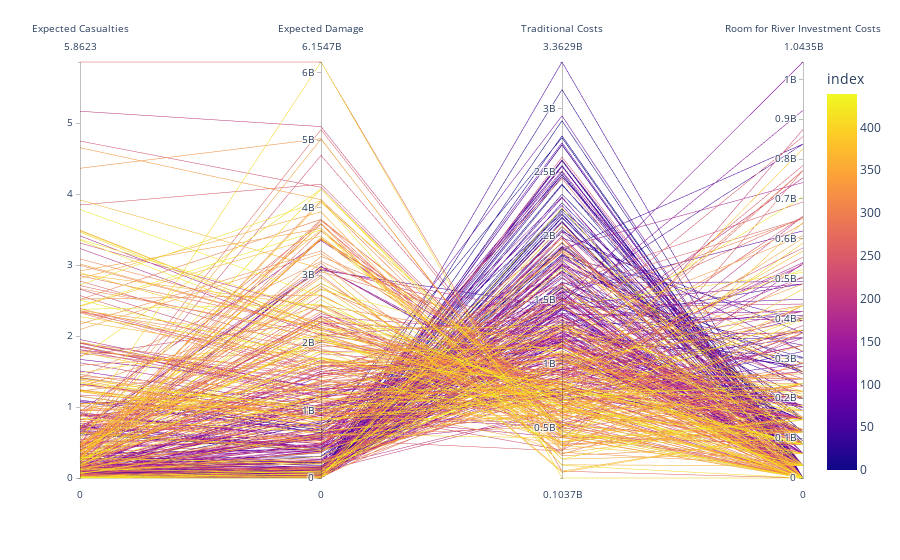

Notebook cell for this chart:
### Code cell
fig = px.parallel_coordinates(results_agg, dimensions=["Expected Casualties","Expected Damage", "Traditional Costs", "Room for River Investment Costs"], color = results_agg.index)
fig.update_layout(showlegend=False)
fig.show()

### Figure 1 — Plotly figure (JSON) as saved in the notebook; plotly's stock layout.template omitted (floating-point values rounded to 4 significant figures; data arrays with more than 128 entries replaced by an {"elided": "..."} marker saying what was removed)
{"data": [{"dimensions": [{"label": "Expected Casualties", "values": {"elided": "440 float values"}}, {"label": "Expected Damage", "values": {"elided": "440 float values"}}, {"label": "Traditional Costs", "values": {"elided": "440 float values"}}, {"label": "Room for River Investment Costs", "values": {"elided": "440 int values"}}], "domain": {"x": [0, 1], "y": [0, 1]}, "line": {"color": {"elided": "440 int values"}, "coloraxis": "coloraxis"}, "name": "", "type": "parcoords"}], "layout": {"coloraxis": {"colorbar": {"title": {"text": "index"}}, "colorscale": [[0, "#0d0887"], [0.1111, "#46039f"], [0.2222, "#7201a8"], [0.3333, "#9c179e"], [0.4444, "#bd3786"], [0.5556, "#d8576b"], [0.6667, "#ed7953"], [0.7778, "#fb9f3a"], [0.8889, "#fdca26"], [1, "#f0f921"]]}, "legend": {"tracegroupgap": 0}, "margin": {"t": 60}, "showlegend": false}}
